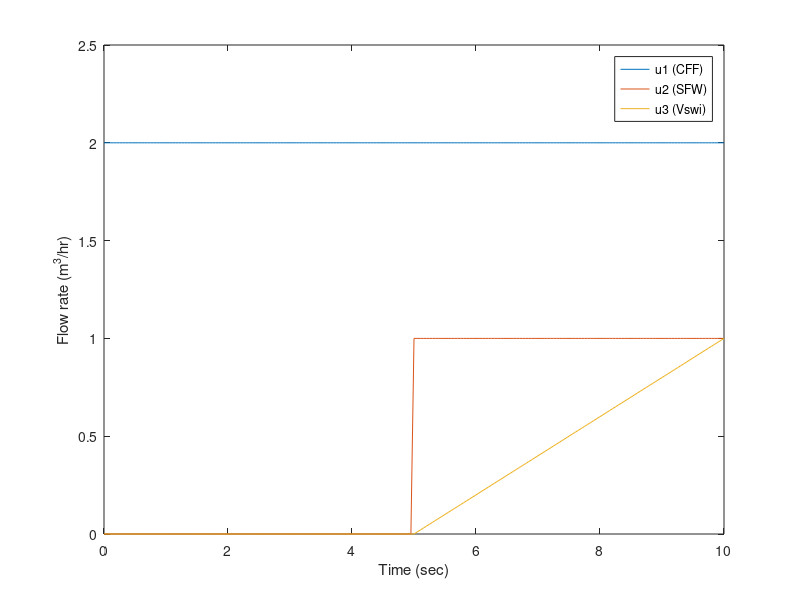

The MATLAB script that drew this image:
%% Clean workspace
clear;clc

%% Define inputs
var = (-1:0.01:1)';

u2 = var>=0; %Unit Step used for Sump Feed Water (SFW)
u3 = var.*u2; %Ramp used for Sump Water Flow In (Vswi)
u1(1:length(var),1) = 2; %Constant used for Cyclone Feed Flow (CFF)

t = linspace(0,10,length(var))';

%% Plot inputs
plot(t,[u1,u2,u3])
xlabel('Time (sec)')
ylabel('Flow rate (m^3/hr)')
legend({'u1 (CFF)','u2 (SFW)','u3 (Vswi)'})
ylim([0,2.5])